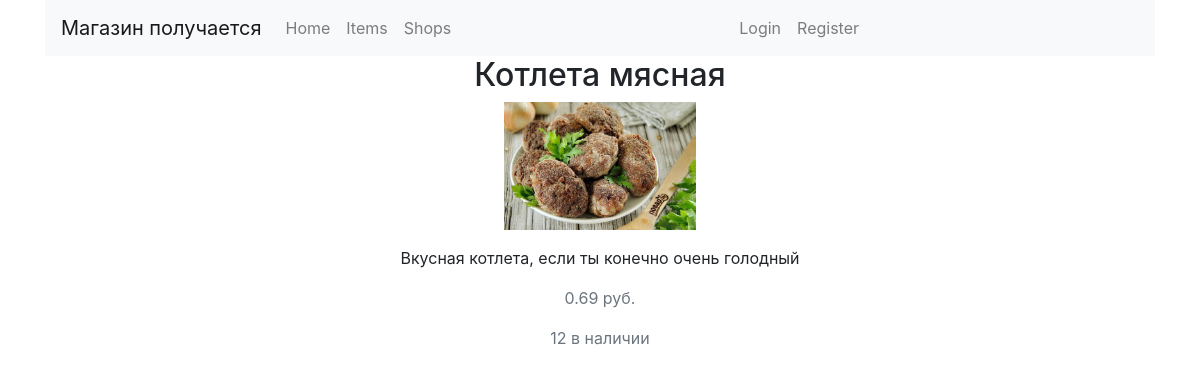
/1/kotleta_myasnaya/, run on an earlier commit of the app's database.
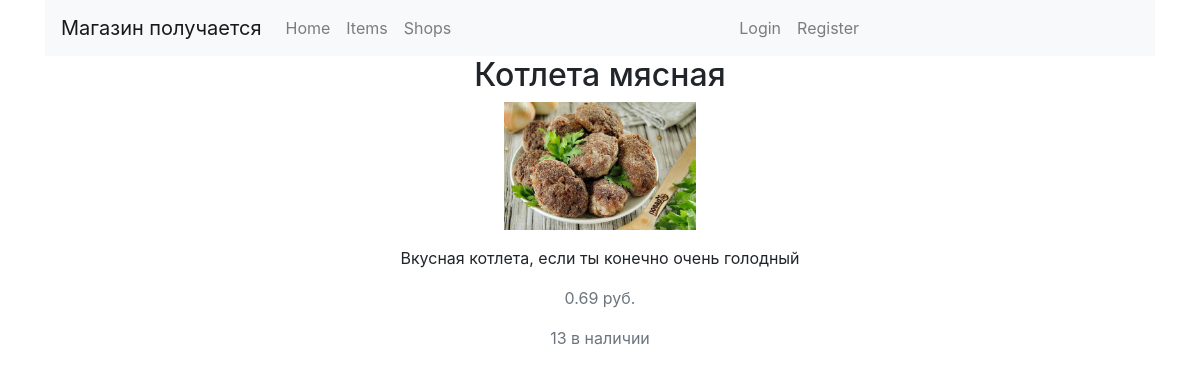
And on a later commit of the database.
### shop/models.py (models this page shows, shortened)
class Item(models.Model):
    category = models.ForeignKey(
        'Category',
        on_delete=models.CASCADE,
        related_name='items',
        verbose_name='Категория',
    )
    shop = models.ForeignKey(
        'Shop',
        on_delete=models.CASCADE,
        verbose_name='Магазин'
    )
    name = models.CharField(
        max_length=128,
        db_index=True,
        verbose_name='Наименование товара'
    )
    description = models.TextField(
        max_length=1024,
        verbose_name='Описание товара'
    )
    price = models.DecimalField(
        max_digits=10,
        decimal_places=2,
        verbose_name='Цена'
    )
    item_picture = models.ImageField(
        upload_to='uploads/shop/items/%Y/%m/%d',
        default=None,
        null=True,
        blank=True,
        verbose_name='Изображение предмета'
    )
    slug = models.SlugField(
        max_length=200,
        db_index=True
    )
    stock = models.PositiveIntegerField()
    available = models.BooleanField(
        default=True,
        verbose_name='Есть на складе'
    )
    created = models.DateTimeField(
        auto_now_add=True
    )
    updated = models.DateTimeField(
        auto_now=True
    )
    class Meta:
        verbose_name = 'Товар'
        verbose_name_plural = 'Товары'
        ordering = (
            'name',
        )
        index_together = (
            ('id', 'slug'),
        )

### shop/views.py (the view)
# urls.py: url(r'^(?P<id>\d+)/(?P<slug>[-\w]+)/$', item_detail, name='item_detail'),
def item_detail(request, id, slug):
    item = get_object_or_404(Item, id=id, slug=slug, available=True)
    cart_form = CartAddForm()
    return render(request, 'shop/item/item_detail.html', {'item': item, 'cart_form': cart_form})

### cart/context_processors.py (called while the page is built)
def cart(request):
    return {'cart': Cart(request)}

### shop/templates/shop/item/item_detail.html (shortened to what this page needs)
{% extends 'shop/base.html' %}
{% load static %}
{% load crispy_forms_tags %}
{% block body %}
    <div class="col-lg-6 offset-3" style="text-align: center;">
        <div class="content-section">
                <h2 class="account-heading">{{ item.name }}</h2>
                <p class="text-secondary">
                    {% if item.item_picture %}
                         <img src="{{ item.item_picture.url }}" style="max-width: 12rem;">
                    {% else %}
                        <p style="text-align: center">
                            Изображение отсутствует
                        </p>
                    {% endif %}
                </p>
                <p class="text-secondary">{{ item.description | linebreaks}}</p>
                <p class="text-secondary">{{ item.price }} руб.</p>
                <p class="text-secondary">{{ item.stock }} в наличии</p>
            </div>
        </div>
{% endblock %}

### shop/templates/shop/base.html (shortened to what this page needs)
{% load static %}
<!DOCTYPE html>
<html lang="en">
<head>
    <link rel="stylesheet" href="https://stackpath.bootstrapcdn.com/bootstrap/4.1.3/css/bootstrap.min.css">
</head>
<body>
    <div class="container">
        <nav class="navbar navbar-expand-lg navbar-light bg-light">
            <a class="navbar-brand" href="{% url 'shop:index' %}">Магазин получается</a>
            <div class="navbar-nav mr-auto">
                <a class="nav-item nav-link" href="{% url 'shop:index' %}">Home</a>
                <a class="nav-item nav-link" href="{% url 'shop:item_list' %}">Items</a>
                <a class="nav-item nav-link" href="{% url 'shop:shop_list' %}">Shops</a>
            </div>
            <div class="navbar-nav mr-auto">
                {% if user.is_authenticated %}
                    <a class="nav-item nav-link" href="{% url 'cart:cart_detail' %}">
                        Your cart
                        {% with total=cart|length %}
                            {% if cart|length > 0 %}
                                [{{ total }}]
                            {% else %}
                                [Empty]
                            {% endif %}
                        {% endwith %}
                    </a>
                    <a class="nav-item nav-link" href="{% url 'profile_app:current_profile' %}">Profile</a>
                    <a class="nav-item nav-link" href="{% url 'profile_app:change_profile' %}">Change Profile</a>
                    <a class="nav-item nav-link" href="{% url 'profile_app:logout' %}">Logout</a>
                {% else %}
                    <a class="nav-item nav-link" href="{% url 'profile_app:login' %}">Login</a>
                    <a class="nav-item nav-link" href="{% url 'profile_app:create_profile' %}">Register</a>
                {% endif %}
            </div>
        </nav>
        <div class="row">
            {% block body %}{% endblock %}
        </div>
    </div>
</body>
</html>

What changed in the data, as far as the page shows it:
changed Item "Котлета мясная": stock "12" → "13"
